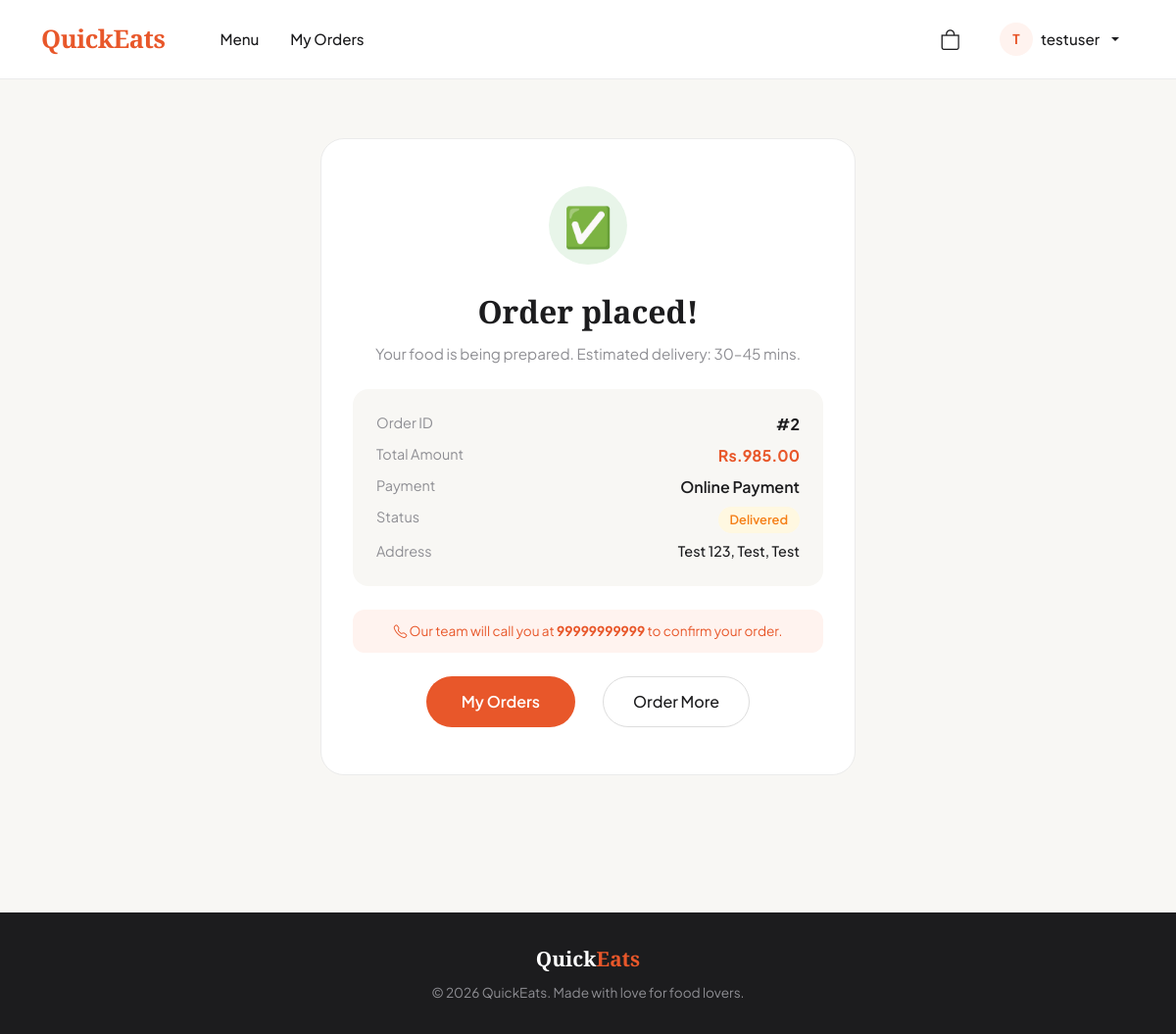
Page /order-success/2/ (signed in) on the committed database.
### core/models.py (models this page shows, shortened)
class Order(models.Model):
    STATUS_CHOICES = [
        ('pending', 'Pending'),
        ('confirmed', 'Confirmed'),
        ('preparing', 'Preparing'),
        ('delivered', 'Delivered'),
        ('cancelled', 'Cancelled'),
    ]
    PAYMENT_CHOICES = [
        ('cod', 'Cash on Delivery'),
        ('online', 'Online Payment'),
    ]
    user = models.ForeignKey(User, on_delete=models.CASCADE, related_name='orders')
    total_amount = models.DecimalField(max_digits=10, decimal_places=2)
    status = models.CharField(max_length=20, choices=STATUS_CHOICES, default='pending')
    payment_method = models.CharField(max_length=20, choices=PAYMENT_CHOICES, default='cod')
    payment_done = models.BooleanField(default=False)
    address = models.TextField()
    phone = models.CharField(max_length=15)
    created_at = models.DateTimeField(auto_now_add=True)
    class Meta:
        ordering = ['-created_at']

### core/views.py (the view)
# urls.py: path('order-success/<int:order_id>/', views.order_success_view, name='order_success'),
@login_required
def order_success_view(request, order_id):
    order = get_object_or_404(Order, id=order_id, user=request.user)
    return render(request, 'order_success.html', {'order': order})

### core/context_processors.py (called while the page is built)
def cart_count(request):
    count = 0
    if request.user.is_authenticated:
        try:
            cart = Cart.objects.get(user=request.user)
            count = cart.get_item_count()
        except Cart.DoesNotExist:
            count = 0
    return {'cart_count': count}

### core/models.py (called while the page is built)
    def get_item_count(self):
        return sum(item.quantity for item in self.cart_items.all())

### templates/order_success.html (shortened to what this page needs)
{% extends 'base.html' %}
{% block content %}
<section style="padding:60px 0">
    <div class="container">
        <div class="row justify-content-center">
            <div class="col-md-6">
                <div class="success-card">
                    <div class="success-icon">✅</div>
                    <div style="font-family:'Playfair Display',serif;font-size:2rem;font-weight:700;color:#1c1c1e">
                        Order placed!
                    </div>
                    <p style="color:#8e8e93;margin-top:8px;font-size:0.95rem">
                        Your food is being prepared. Estimated delivery: 30–45 mins.
                    </p>
                    <div style="background:#f8f7f4;border-radius:16px;padding:1.5rem;margin:1.5rem 0;text-align:left">
                        <div class="d-flex justify-content-between mb-2">
                            <span style="color:#8e8e93;font-size:0.9rem">Order ID</span>
                            <span style="font-weight:700">#{{ order.id }}</span>
                        </div>
                        <div class="d-flex justify-content-between mb-2">
                            <span style="color:#8e8e93;font-size:0.9rem">Total Amount</span>
                            <span style="font-weight:700;color:#e8572a">Rs.{{ order.total_amount }}</span>
                        </div>
                        <div class="d-flex justify-content-between mb-2">
                            <span style="color:#8e8e93;font-size:0.9rem">Payment</span>
                            <span style="font-weight:600">{{ order.get_payment_method_display }}</span>
                        </div>
                        <div class="d-flex justify-content-between mb-2">
                            <span style="color:#8e8e93;font-size:0.9rem">Status</span>
                            <span class="status-pending">{{ order.get_status_display }}</span>
                        </div>
                        <div class="d-flex justify-content-between">
                            <span style="color:#8e8e93;font-size:0.9rem">Address</span>
                            <span style="font-weight:500;font-size:0.9rem;max-width:200px;text-align:right">{{ order.address }}</span>
                        </div>
                    </div>
                    <div style="background:#fff3ef;border-radius:12px;padding:12px 16px;font-size:0.85rem;color:#e8572a;margin-bottom:1.5rem">
                        <i class="bi bi-telephone"></i> Our team will call you at <strong>{{ order.phone }}</strong> to confirm your order.
                    </div>
                    <div class="d-flex gap-3 justify-content-center">
                        <a href="{% url 'my_orders' %}" class="btn-primary-custom">My Orders</a>
                        <a href="{% url 'menu' %}" class="btn-secondary-custom">Order More</a>
                    </div>
                </div>
            </div>
        </div>
    </div>
</section>
{% endblock %}

### templates/base.html (shortened to what this page needs)
<!DOCTYPE html>
<html lang="en">
<head>
    <link href="https://cdn.jsdelivr.net/npm/bootstrap@5.3.0/dist/css/bootstrap.min.css" rel="stylesheet">
    <link href="https://cdn.jsdelivr.net/npm/bootstrap-icons@1.10.5/font/bootstrap-icons.css" rel="stylesheet">
    {% load static %}
    <link rel="stylesheet" href="{% static 'css/style.css' %}">
</head>
<body>
<nav class="navbar navbar-expand-lg">
    <div class="container">
        <a class="navbar-brand" href="{% url 'home' %}">
            Quick<span style="color:#e8572a">Eats</span>
        </a>
        <div class="collapse navbar-collapse" id="navMenu">
            <ul class="navbar-nav me-auto ms-4">
                <li class="nav-item">
                    <a class="nav-link" href="{% url 'menu' %}">Menu</a>
                </li>
                {% if user.is_authenticated %}
                <li class="nav-item">
                    <a class="nav-link" href="{% url 'my_orders' %}">My Orders</a>
                </li>
                {% endif %}
            </ul>
            <ul class="navbar-nav ms-auto align-items-center gap-2">
                {% if user.is_authenticated %}
                <li class="nav-item">
                    <a class="nav-link position-relative" href="{% url 'cart' %}">
                        <i class="bi bi-bag" style="font-size:1.3rem;color:#1c1c1e"></i>
                    </a>
                </li>
                <li class="nav-item dropdown">
                    <a class="nav-link dropdown-toggle d-flex align-items-center gap-2" href="#" data-bs-toggle="dropdown">
                        <div style="width:34px;height:34px;border-radius:50%;background:#fff3ef;display:flex;align-items:center;justify-content:center;font-weight:700;font-size:0.85rem;color:#e8572a">
                            {{ user.username|slice:":1"|upper }}
                        </div>
                        {{ user.username }}
                    </a>
                </li>
                {% endif %}
            </ul>
        </div>
    </div>
</nav>
<main>
    {% block content %}{% endblock %}
</main>
<footer>
    <div class="container text-center">
        <div class="brand">Quick<span>Eats</span></div>
        <p class="mt-2 mb-0" style="font-size:0.85rem">© 2026 QuickEats. Made with love for food lovers.</p>
    </div>
</footer>
</body>
</html>

### static/css/style.css (style rules this page uses)
* { margin: 0; padding: 0; box-sizing: border-box; }
body { background-color: #f8f7f4; font-family: 'Plus Jakarta Sans', sans-serif; color: #1c1c1e; }
.navbar { background: #ffffff !important; border-bottom: 1px solid #ebebeb; padding: 1rem 0; box-shadow: none !important; }
.navbar-brand { font-family: 'Playfair Display', serif !important; font-size: 1.6rem !important; font-weight: 700 !important; color: #e8572a !important; letter-spacing: -0.5px; }
.navbar-brand span { color: #1c1c1e; }
.nav-link { color: #1c1c1e !important; font-weight: 500; font-size: 0.95rem; padding: 0.4rem 1rem !important; border-radius: 8px; transition: background 0.2s; }
.btn-primary-custom { background: #e8572a; color: #fff; border: none; padding: 14px 36px; border-radius: 50px; font-weight: 600; font-size: 1rem; text-decoration: none; display: inline-block; transition: background 0.2s, transform 0.15s; }
.btn-secondary-custom { background: transparent; color: #1c1c1e; border: 1.5px solid #ddd; padding: 13px 30px; border-radius: 50px; font-weight: 500; font-size: 1rem; text-decoration: none; display: inline-block; margin-left: 12px; transition: border-color 0.2s; }
.success-card { background: #fff; border: 1.5px solid #ebebeb; border-radius: 24px; padding: 3rem 2rem; text-align: center; }
.success-icon { width: 80px; height: 80px; background: #e8f5e9; border-radius: 50%; display: flex; align-items: center; justify-content: center; margin: 0 auto 1.5rem; font-size: 2.5rem; }
.status-pending { background: #fff8e1; color: #f57f17; padding: 4px 12px; border-radius: 50px; font-size: 0.8rem; font-weight: 600; }
footer { background: #1c1c1e !important; color: #8e8e93; padding: 2rem 0; margin-top: 5rem; }
footer .brand { font-family: 'Playfair Display', serif; font-size: 1.3rem; color: #fff; font-weight: 700; }
footer span { color: #e8572a; }

### rows in the picture
Order: id "2", total_amount "985.00", payment_method "Online Payment", status "Delivered", address "Test 123, Test, Test", phone "99999999999"

### other values in the picture
{{ user.username|slice:":1"|upper }} "T"
{{ user.username }} "testuser"
